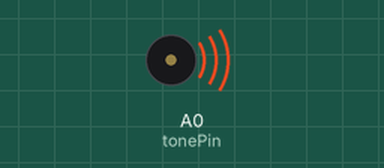
Simulated run of this sketch. Board: Arduino Uno, built with avr-gcc and run on an emulated ATmega328P. Parts: buzzer (waves = sounding). Random numbers use the default seed unless the sketch sets one.

Above: at 0.58 s.
At 9.27 s:
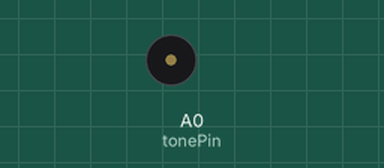
Timing chart, 0 to 9.6 s (numbered marks = the images above):
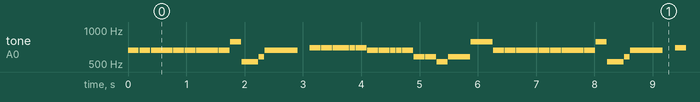

Measured:
- by itself, tone on A0 (tonePin): plays 659 Hz for 0.19 s, 659 Hz for 0.19 s, 659 Hz for 0.38 s, 659 Hz for 0.19 s, 659 Hz for 0.19 s, 659 Hz for 0.38 s … (459 notes in this stretch)

The sketch:

ArduinoMusic.v2.ino
```cpp
#include "Tonelib.h"  //LED接线查看Tonelob.h文件的port函数

int tonePin = A0;  //喇叭接一头接GND，另一头接tonePin
int ledPin[] = {2, 3, 4, 5, 6, 7, 8}; //亮灯Pin

int musicNum = 2;  //一共有2首曲子，arduino没有数组长度方法，判断曲子数量比较麻烦，所以hardcode写在这里
String music[] = {  //每三行为一曲, 速度，音调，节拍
  "160",  //Jingle Bell
  "333333 351230 444443333 322125 333333 351230 444443333 554210",
  "221221 22b3a2 22b322233 222211 221221 22b3a2 22b322233 2222a2",
};

void setup() {
  pinMode(tonePin, OUTPUT);

}

void loop() {
  for (int i = 1; i <= musicNum; i++) {  //遍历所有的歌
    play(i);  //播放第i首歌
    delay(1000);  //两首歌之间停1秒
  }
}

void play(int idx) {
  int baseIndex = (idx - 1) * 3;  //每首歌由3个字串定义
  int speed = music[baseIndex].toInt();  //第一个字串表示速度，每分钟多少个节拍
  String song = music[baseIndex + 1];  //第二个字串定义了音调
  String pace = music[baseIndex + 2];  //第三个字串定义了每个单调的节拍长度
  for (int i = 0; i < song.length(); i++) {  //遍历整首歌
    if(song[i]==' '){
      for (int j = 0; j < 7; j++){
        digitalWrite(j, random(2));  //随机亮灭LED
      }
    } else {
      tone(tonePin, melody(song[i]), duration(pace[i], speed));  //发音
      delay(duration(pace[i], speed) + 10);  //延时等待发音结束，加10ms为了断开连续两个相同的音符
    }
  }
}
```

Tonelib.h
```cpp
#ifndef TONELIB_DEFINE
#define TONELIB_DEFINE

int melody(char s) {  // 频率
    if      (s == 't') { return 262; }   // 低音1#
    else if (s == 'u') { return 294; }   // 低音2#
    else if (s == 'v') { return 330; }   // 低音3#
    else if (s == 'w') { return 349; }   // 低音4#
    else if (s == 'x') { return 392; }   // 低音5#
    else if (s == 'y') { return 440; }   // 低音6#
    else if (s == 'z') { return 494; }   // 低音7#
    else if (s == '1') { return 523; }   // 中音1#
    else if (s == '2') { return 578; }   // 中音2#
    else if (s == '3') { return 659; }   // 中音3#
    else if (s == '4') { return 698; }   // 中音4#
    else if (s == '5') { return 784; }   // 中音5#
    else if (s == '6') { return 880; }   // 中音6#
    else if (s == '7') { return 988; }   // 中音7#
    else if (s == 'a') { return 1046; }  // 高音1#
    else if (s == 'b') { return 1175; }  // 高音2#
    else if (s == 'c') { return 1318; }  // 高音3#
    else if (s == 'd') { return 1397; }  // 高音4#
    else if (s == 'e') { return 1568; }  // 高音5#
    else if (s == 'f') { return 1760; }  // 高音6#
    else if (s == 'g') { return 1976; }  // 高音7#
    else { return  0; }
}

int duration(char s, int speed) {  // 算出节拍时长
    float unit = 60000 / speed;
    if      (s == 'x') { return int(unit * 4); }       // 4拍
    else if (s == 'y') { return int(unit * 3); }       // 3拍
    else if (s == 'z') { return int(unit * 2); }       // 2拍
    else if (s == 'a') { return int(unit * 1.5); }     // 1拍 延音
    else if (s == '1') { return int(unit * 1); }       // 1拍
    else if (s == 'b') { return int(unit * 0.75); }    // 1/2拍 延音
    else if (s == '2') { return int(unit * 0.5); }     // 1/2拍
    else if (s == 'c') { return int(unit * 0.375); }   // 1/4拍 延音
    else if (s == '3') { return int(unit * 0.25); }    // 1/4拍
    else if (s == '4') { return int(unit * 0.125); }   // 1/8拍
    else { return  0; }
}

#endif
```
